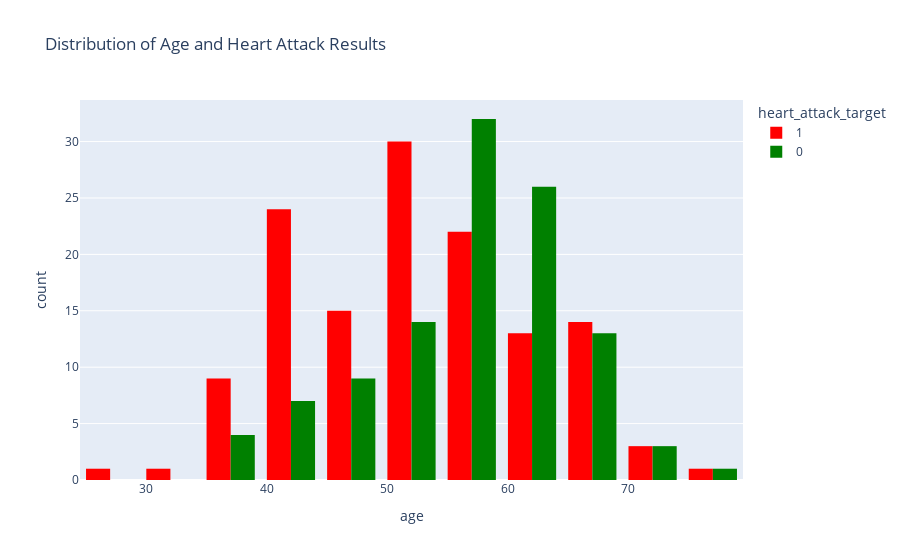

The code cell stored with this chart in its notebook:
### Markdown cell above
It is clear from the histogram above that there is more male patients in the dataset. The good thing is that the number of positive heart attack patients are evenly distributed between Male and Female however, the same cannot be said for the negative heart attack results.

### Code cell
px.histogram(train_copy, x='age', color='heart_attack_target', hover_data=train_copy.columns, title="Distribution of Age and Heart Attack Results", barmode="group", color_discrete_map={1: "Red", 0: "Green"})

### Figure 1 — Plotly figure (JSON) as saved in the notebook; plotly's stock layout.template omitted (floating-point values rounded to 4 significant figures; data arrays with more than 128 entries replaced by an {"elided": "..."} marker saying what was removed)
{"data": [{"alignmentgroup": "True", "bingroup": "x", "hovertemplate": "heart_attack_target=1<br>age=%{x}<br>count=%{y}<extra></extra>", "legendgroup": "1", "marker": {"color": "Red", "pattern": {"shape": ""}}, "name": "1", "offsetgroup": "1", "orientation": "v", "showlegend": true, "type": "histogram", "x": {"elided": "133 int values"}, "xaxis": "x", "yaxis": "y"}, {"alignmentgroup": "True", "bingroup": "x", "hovertemplate": "heart_attack_target=0<br>age=%{x}<br>count=%{y}<extra></extra>", "legendgroup": "0", "marker": {"color": "Green", "pattern": {"shape": ""}}, "name": "0", "offsetgroup": "0", "orientation": "v", "showlegend": true, "type": "histogram", "x": [58, 46, 60, 64, 62, 64, 57, 59, 67, 56, 62, 51, 64, 58, 58, 43, 47, 63, 44, 58, 67, 55, 59, 57, 56, 70, 61, 60, 57, 57, 35, 58, 58, 42, 47, 67, 55, 61, 65, 43, 53, 54, 49, 60, 55, 68, 65, 59, 62, 61, 70, 65, 63, 77, 61, 52, 52, 48, 66, 64, 66, 45, 44, 57, 54, 59, 60, 38, 67, 49, 70, 58, 62, 63, 60, 39, 48, 44, 66, 65, 55, 35, 59, 60, 63, 51, 63, 58, 52, 54, 59, 67, 59, 61, 57, 60, 41, 57, 54, 53, 51, 62, 58, 58, 50, 56, 57, 50, 46], "xaxis": "x", "yaxis": "y"}], "layout": {"barmode": "group", "legend": {"title": {"text": "heart_attack_target"}, "tracegroupgap": 0}, "title": {"text": "Distribution of Age and Heart Attack Results"}, "xaxis": {"anchor": "y", "domain": [0, 1], "title": {"text": "age"}}, "yaxis": {"anchor": "x", "domain": [0, 1], "title": {"text": "count"}}}}
